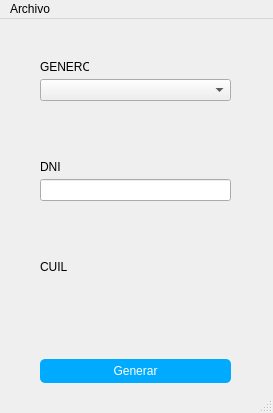
<?xml version="1.0" encoding="UTF-8"?>
<ui version="4.0">
 <class>MainWindow</class>
 <widget class="QMainWindow" name="MainWindow">
  <property name="geometry">
   <rect>
    <x>0</x>
    <y>0</y>
    <width>273</width>
    <height>413</height>
   </rect>
  </property>
  <property name="windowTitle">
   <string>MainWindow</string>
  </property>
  <widget class="QWidget" name="centralwidget">
   <widget class="QPushButton" name="btnGenerar">
    <property name="geometry">
     <rect>
      <x>40</x>
      <y>340</y>
      <width>191</width>
      <height>24</height>
     </rect>
    </property>
    <property name="styleSheet">
     <string notr="true">background-color: rgb(0, 170, 255);
color: rgb(255, 255, 255);
border-radius: 5px;</string>
    </property>
    <property name="text">
     <string>Generar</string>
    </property>
   </widget>
   <widget class="QLabel" name="lblGenero">
    <property name="geometry">
     <rect>
      <x>40</x>
      <y>40</y>
      <width>49</width>
      <height>16</height>
     </rect>
    </property>
    <property name="text">
     <string>GENERO</string>
    </property>
   </widget>
   <widget class="QLabel" name="lblDni">
    <property name="geometry">
     <rect>
      <x>40</x>
      <y>140</y>
      <width>49</width>
      <height>16</height>
     </rect>
    </property>
    <property name="text">
     <string>DNI</string>
    </property>
   </widget>
   <widget class="QLineEdit" name="leDni">
    <property name="geometry">
     <rect>
      <x>40</x>
      <y>160</y>
      <width>191</width>
      <height>22</height>
     </rect>
    </property>
   </widget>
   <widget class="QComboBox" name="cmbGenero">
    <property name="geometry">
     <rect>
      <x>40</x>
      <y>60</y>
      <width>191</width>
      <height>22</height>
     </rect>
    </property>
   </widget>
   <widget class="QLabel" name="lblCuil">
    <property name="geometry">
     <rect>
      <x>40</x>
      <y>240</y>
      <width>49</width>
      <height>16</height>
     </rect>
    </property>
    <property name="text">
     <string>CUIL</string>
    </property>
   </widget>
   <widget class="QLabel" name="txtCuil">
    <property name="geometry">
     <rect>
      <x>40</x>
      <y>260</y>
      <width>191</width>
      <height>21</height>
     </rect>
    </property>
    <property name="text">
     <string/>
    </property>
   </widget>
  </widget>
  <widget class="QMenuBar" name="menubar">
   <property name="geometry">
    <rect>
     <x>0</x>
     <y>0</y>
     <width>273</width>
     <height>22</height>
    </rect>
   </property>
   <widget class="QMenu" name="menuArchivo">
    <property name="title">
     <string>Archivo</string>
    </property>
    <addaction name="actionExportar"/>
   </widget>
   <addaction name="menuArchivo"/>
  </widget>
  <widget class="QStatusBar" name="statusbar"/>
  <action name="actionExportar">
   <property name="text">
    <string>Exportar</string>
   </property>
  </action>
 </widget>
 <resources/>
 <connections/>
</ui>
